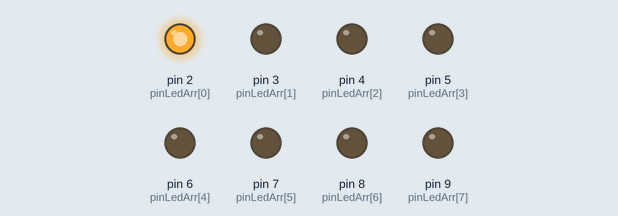
Recording of a sketch running on a simulated Arduino Uno, built with avr-gcc and run on an emulated ATmega328P. On the bench: output pins drawn as LEDs (lit = HIGH).

Above: at 0.05 s.
At 1.3 s:
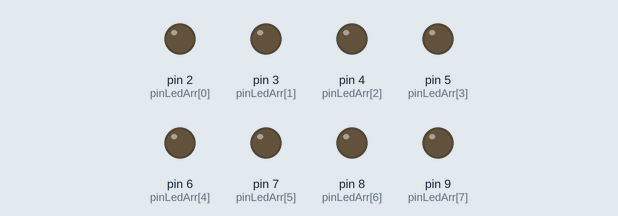
At 2.45 s:
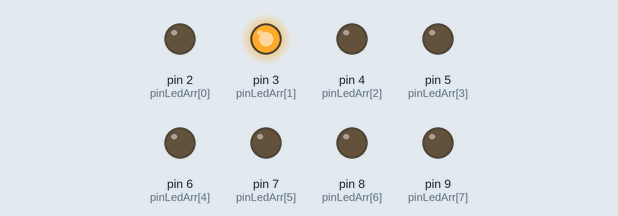
At 4.05 s:
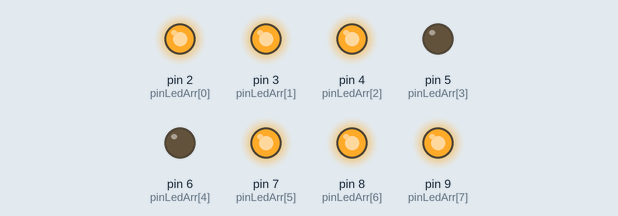
At 6.7 s:
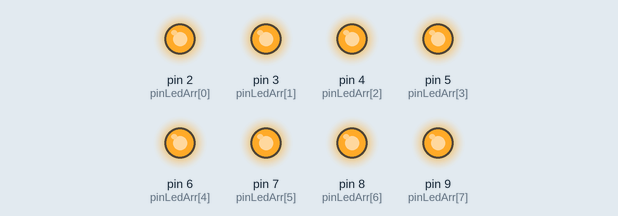
At 10.35 s:
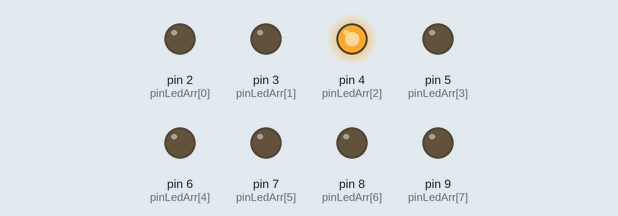
Timing chart, 0 to 10.7 s (numbered marks = the images above):
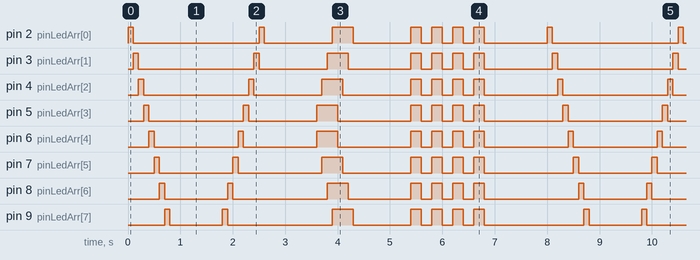

The sketch:

2_4_sketch.ino
```cpp
const int kNumOfLed = 8;

int pinLedArr[kNumOfLed] = {2, 3, 4, 5, 6, 7, 8, 9};

void setup() {
  // put your setup code here, to run once:
  for (int i = 0; i < kNumOfLed; i++) {
    pinMode(pinLedArr[i], OUTPUT);
  }
}

void loop() {
  // pattern 1
  for (int i = 0; i < kNumOfLed; i++) {
    digitalWrite(pinLedArr[i], HIGH);
    if (i > 0) digitalWrite(pinLedArr[i - 1], LOW);
    delay(100);
  }

  digitalWrite(pinLedArr[kNumOfLed - 1], LOW);
  delay(1000);

  // pattern 2
  for (int i = kNumOfLed - 1; i >= 0; i--) {
    digitalWrite(pinLedArr[i], HIGH);
    if (i < kNumOfLed - 1) digitalWrite(pinLedArr[i + 1], LOW);
    delay(100);
  }

  digitalWrite(pinLedArr[0], LOW);
  delay(1000);

  // pattern 3
  for (int i = kNumOfLed/2 - 1; i >= 0; i--) {
    digitalWrite(pinLedArr[i], HIGH);
    digitalWrite(pinLedArr[kNumOfLed - i - 1], HIGH);
    delay(100);
  }

  for (int i = kNumOfLed/2 - 1; i >= 0; i--) {
    digitalWrite(pinLedArr[i], LOW);
    digitalWrite(pinLedArr[kNumOfLed - i - 1], LOW);
    delay(100);
  }

  delay(1000);

  // pattern 4
  for (int i = 0; i < 4; i++) {
    for (int j = 0; j < kNumOfLed; j++) {
       digitalWrite(pinLedArr[j], HIGH);
    }
    delay(200);
    for (int j = 0; j < kNumOfLed; j++) {
       digitalWrite(pinLedArr[j], LOW);
    }
    delay(200);
  }

  delay(1000);
}
```

Measured:
- by itself, pin 2 (pinLedArr[0]): repeats every 8.0 s: LOW 2.4 s, HIGH 0.10 s, LOW 1.3 s, HIGH 0.40 s, LOW 1.1 s, 3 × (HIGH 0.20 s, LOW 0.20 s), HIGH 0.20 s, LOW 1.2 s, HIGH 0.10 s
- by itself, pin 3 (pinLedArr[1]): repeats every 8.0 s: LOW 2.2 s, HIGH 0.10 s, LOW 1.3 s, HIGH 0.40 s, LOW 1.2 s, 3 × (HIGH 0.20 s, LOW 0.20 s), HIGH 0.20 s, LOW 1.3 s, HIGH 0.10 s
- by itself, everything shown: repeats every 8.0 s, in 34 steps
